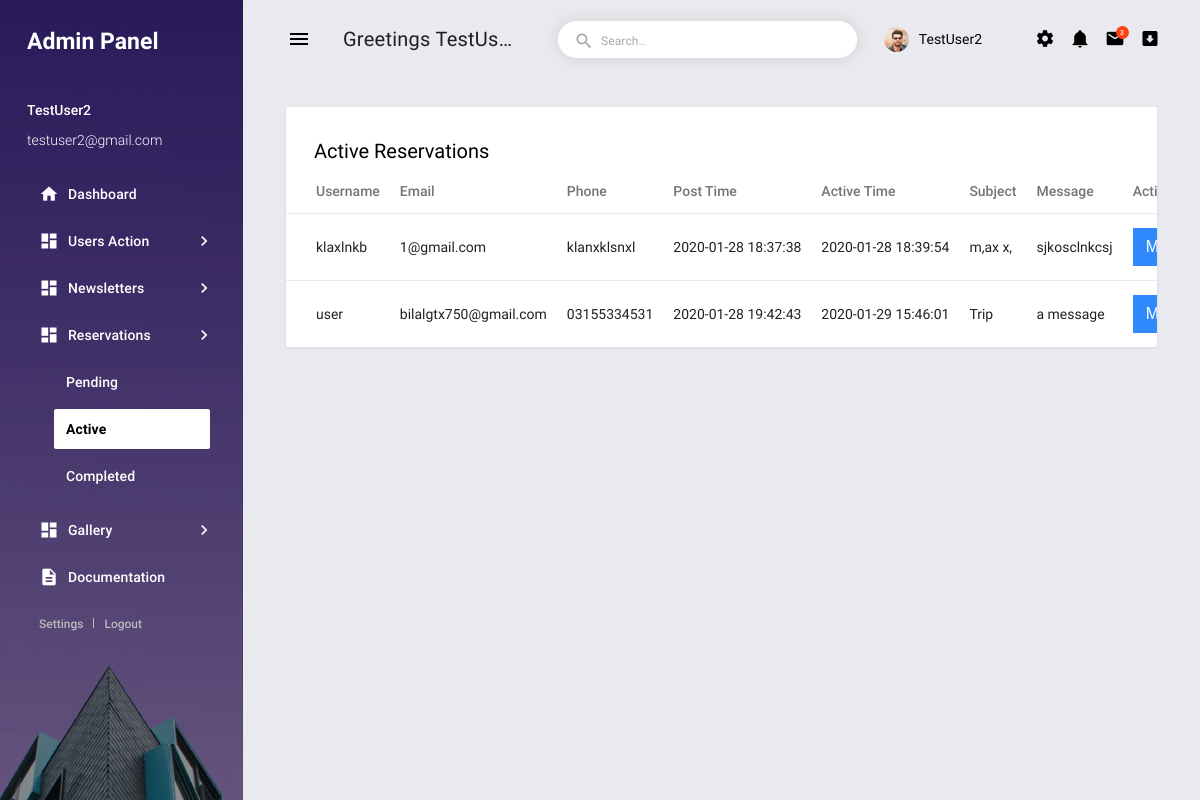
Page /code/admin/demo/reservation/reservation_active.php (signed in) on the committed database.
### tables this page shows
CREATE TABLE `reservation` (
  `Id` int(11) NOT NULL,
  `Subject` varchar(100) NOT NULL,
  `Message` varchar(500) NOT NULL,
  `Reserver_Name` varchar(100) NOT NULL,
  `Reserver_Email` varchar(200) NOT NULL,
  `Reserver_Phone` varchar(20) NOT NULL,
  `Reservation_Status` int(10) NOT NULL,
  `Time_Posted` varchar(50) NOT NULL,
  `Time_Accepted` varchar(50) NOT NULL,
  `Time_Completed` varchar(50) NOT NULL,
  `mail_bool` int(11) NOT NULL,
  `mail_time` varchar(50) NOT NULL
);

### code/admin/demo/reservation/reservation_active.php (the view, shortened to what this page needs)
<!DOCTYPE html>
<html lang="en">
<head>
<?php
  require '../connection.php';
?>
  <link rel="stylesheet" href="../../assets/vendors/mdi/css/materialdesignicons.min.css">
  <link rel="stylesheet" href="../../assets/vendors/css/vendor.bundle.base.css">
  <link rel="stylesheet" href="../../assets/css/demo/style.css">
</head>
<body>
  <div class="body-wrapper">
    <aside class="mdc-drawer mdc-drawer--dismissible mdc-drawer--open">
      <div class="mdc-drawer__header">
        <a href="../index.php" class="brand-logo">
          <h3 style="color: white;">Admin Panel</h3>
        </a>
      </div>
      <div class="mdc-drawer__content">
        <div class="user-info">
          <p class="name"><?=$_SESSION['admin_username']?></p>
          <p class="email"><?=$_SESSION['admin_email']?></p>
        </div>
        <div class="mdc-list-group">
          <nav class="mdc-list mdc-drawer-menu">
            <div class="mdc-list-item mdc-drawer-item">
              <a class="mdc-drawer-link" href="../index.php">
                <i class="material-icons mdc-list-item__start-detail mdc-drawer-item-icon" aria-hidden="true">home</i>
                Dashboard
              </a>
            </div>
            <div class="mdc-list-item mdc-drawer-item">
              <a class="mdc-expansion-panel-link" href="#" data-toggle="expansionPanel" data-target="ui-sub-menu">
                <i class="material-icons mdc-list-item__start-detail mdc-drawer-item-icon" aria-hidden="true">dashboard</i>
                Users Action
                <i class="mdc-drawer-arrow material-icons">chevron_right</i>
              </a>
            </div>
            <div class="mdc-list-item mdc-drawer-item">
              <a class="mdc-expansion-panel-link" href="#" data-toggle="expansionPanel" data-target="ui-sub-menu1">
                <i class="material-icons mdc-list-item__start-detail mdc-drawer-item-icon" aria-hidden="true">dashboard</i>
                Newsletters
                <i class="mdc-drawer-arrow material-icons">chevron_right</i>
              </a>
            </div>
            <div class="mdc-list-item mdc-drawer-item">
              <a class="mdc-expansion-panel-link" href="#" data-toggle="expansionPanel" data-target="ui-sub-menu2">
                <i class="material-icons mdc-list-item__start-detail mdc-drawer-item-icon" aria-hidden="true">dashboard</i>
                Reservations
                <i class="mdc-drawer-arrow material-icons">chevron_right</i>
              </a>
              <div class="mdc-expansion-panel" id="ui-sub-menu2">
                <nav class="mdc-list mdc-drawer-submenu">
                  <div class="mdc-list-item mdc-drawer-item">
                    <a class="mdc-drawer-link" href="reservation_pending.php">
                      Pending
                    </a>
                  </div>
                  <div class="mdc-list-item mdc-drawer-item">
                    <a class="mdc-drawer-link" href="reservation_active.php">
                      Active
                    </a>
                  </div>
                  <div class="mdc-list-item mdc-drawer-item">
                    <a class="mdc-drawer-link" href="reservation_completed.php">
                      Completed
                    </a>
                  </div>
                </nav>
              </div>
            </div>
            <div class="mdc-list-item mdc-drawer-item">
              <a class="mdc-expansion-panel-link" href="#" data-toggle="expansionPanel" data-target="ui-sub-menu3">
                <i class="material-icons mdc-list-item__start-detail mdc-drawer-item-icon" aria-hidden="true">dashboard</i>
                Gallery
                <i class="mdc-drawer-arrow material-icons">chevron_right</i>
              </a>
            </div>
            <div class="mdc-list-item mdc-drawer-item">
              <a class="mdc-drawer-link" href="https://www.bootstrapdash.com/demo/material-admin-free/jquery/documentation/documentation.html" target="_blank">
                <i class="material-icons mdc-list-item__start-detail mdc-drawer-item-icon" aria-hidden="true">description</i>
                Documentation
              </a>
            </div>
          </nav>
        </div>
        <div class="profile-actions">
          <a href="javascript:;">Settings</a>
          <a href="../logout_admin.php">Logout</a>
        </div>
      </div>
    </aside>
    <div class="main-wrapper mdc-drawer-app-content">
      <header class="mdc-top-app-bar">
        <div class="mdc-top-app-bar__row">
          <div class="mdc-top-app-bar__section mdc-top-app-bar__section--align-start">
            <button class="material-icons mdc-top-app-bar__navigation-icon mdc-icon-button sidebar-toggler">menu</button>
            <span class="mdc-top-app-bar__title">Greetings <?=$_SESSION['admin_username']?>!</span>
            <div class="mdc-text-field mdc-text-field--outlined mdc-text-field--with-leading-icon search-text-field d-none d-md-flex">
              <i class="material-icons mdc-text-field__icon">search</i>
              <input class="mdc-text-field__input" id="text-field-hero-input">
              <div class="mdc-notched-outline">
                <div class="mdc-notched-outline__leading"></div>
                <div class="mdc-notched-outline__notch">
                  <label for="text-field-hero-input" class="mdc-floating-label">Search..</label>
                </div>
                <div class="mdc-notched-outline__trailing"></div>
              </div>
            </div>
          </div>
          <div class="mdc-top-app-bar__section mdc-top-app-bar__section--align-end mdc-top-app-bar__section-right">
            <div class="menu-button-container menu-profile d-none d-md-block">
              <button class="mdc-button mdc-menu-button">
                <span class="d-flex align-items-center">
                  <span class="figure">
                    <img src="../../assets/images/faces/face1.jpg" alt="user" class="user">
                  </span>
                  <span class="user-name"><?=$_SESSION['admin_username']?></span>
                </span>
              </button>
            </div>
            <div class="menu-button-container d-none d-md-block">
              <button class="mdc-button mdc-menu-button">
                <i class="mdi mdi-settings"></i>
              </button>
            </div>
            <div class="menu-button-container">
              <button class="mdc-button mdc-menu-button">
                <i class="mdi mdi-bell"></i>
              </button>
            </div>
            <div class="menu-button-container">
              <button class="mdc-button mdc-menu-button">
                <i class="mdi mdi-email"></i>
                <span class="count-indicator">
                  <span class="count">3</span>
                </span>
              </button>
            </div>
            <div class="menu-button-container d-none d-md-block">
              <button class="mdc-button mdc-menu-button">
                <i class="mdi mdi-arrow-down-bold-box"></i>
              </button>
            </div>
          </div>
        </div>
      </header>
      <div class="page-wrapper mdc-toolbar-fixed-adjust">
        <main class="content-wrapper">
          <div class="mdc-layout-grid">
            <div class="mdc-layout-grid__inner">
              <div class="mdc-layout-grid__cell stretch-card mdc-layout-grid__cell--span-12">
                <div class="mdc-card p-0">
                  <h6 class="card-title card-padding pb-0">Active Reservations</h6>
                  <div class="table-responsive">
                    <table class="table table-hoverable">
                      <thead>
                        <tr>
                          <th class="text-left">Username</th>
                          <th class="text-left">Email</th>
                          <th class="text-left">Phone</th>
                          <th class="text-left">Post Time</th>
                          <th class="text-left">Active Time</th>
                          <th class="text-left">Subject</th>
                          <th class="text-left"><div style="float: left;white-space: pre-line;">Message</div></th>
                          <th class="text-left">Action</th>
                        </tr>
                      </thead>
                      <tbody>
<?php
$sqlqueryadmin10 = "SELECT * FROM reservation WHERE Reservation_Status='1' AND Time_Completed='' /*AND Time_Accepted!==''*/";
$ressqlqueryadmin10 =mysqli_query($conn,$sqlqueryadmin10);
if($ressqlqueryadmin10){
  while($row=mysqli_fetch_array($ressqlqueryadmin10)){
    $id=$row['Id'];
    $username=$row['Reserver_Name'];
    $email=$row['Reserver_Email'];
    $phone=$row['Reserver_Phone'];
    $subject=$row['Subject'];
    $message=$row['Message'];
    $time_posted=$row['Time_Posted'];
    $time_accepted=$row['Time_Accepted'];
    $action='<form action="" method="post" class="reserver">
              <input type="hidden" name="idd" value="'.$id.'">
              <input type="hidden" name="timeposted" value="'.$time_posted.'">
              <input type="hidden" name="markcomplete" value="'.$email.'">
              <input type="submit" class="btn btn-primary" name="checkerbutton" value="Mask As Completed">
            </form>';
?>
                        <tr id="<?=$id?>">
                          <td class="text-left"><?=$username?></td>
                          <td class="text-left"><?=$email?></td>
                          <td class="text-left"><?=$phone?></td>
                          <td class="text-left"><?=$time_posted?></td>
                          <td class="text-left"><?=$time_accepted?></td>
                          <td class="text-left"><?=$subject?></td>
                          <td class="text-left" ><div style="float: left;white-space: pre-line;"><?=$message?></div></td>
                          <td class="text-left"><?=$action?></td>
                        </tr>
<?php
  }
}
?>
                      </tbody>
                    </table>
                  </div>
                </div>
              </div>
            </div>
          </div>
        </main>
      </div>
    </div>
  </div>
</body>
</html>

### code/admin/demo/reservation/reservation_active.php (style rules this page uses)
.btn { border-radius: 0; display: inline-block; font-weight: 400; text-align: center; white-space: nowrap; vertical-align: middle; user-select: none; border: 1px solid transparent; padding: 0.375rem 0.75rem; font-size: 1rem; line-height: 1.5; transition: color 0.15s ease-in-out, background-color 0.15s ease-in-out, border-color 0.15s ease-in-out, box-shadow 0.15s ease-in-out, -webkit-box-shadow 0.15s ease-in-out; font-family: sans-serif; }
.btn-primary { color: #fff; background-color: #2f89fc; border-color: #2f89fc; }

### rows in the picture
reservation: Reserver_Name "klaxlnkb", Reserver_Email "1@gmail.com", Reserver_Phone "klanxklsnxl", Time_Posted "2020-01-28 18:37:38", Time_Accepted "2020-01-28 18:39:54", Subject "m,ax x,", Message "sjkosclnkcsj"
reservation: Reserver_Name "user", Reserver_Email "bilalgtx750@gmail.com", Reserver_Phone "03155334531", Time_Posted "2020-01-28 19:42:43", Time_Accepted "2020-01-29 15:46:01", Subject "Trip", Message "a message"

### other values in the picture
$_SESSION['admin_username'] "TestUser2"
$_SESSION['admin_email'] "testuser2@gmail.com"
$_SESSION['admin_username'] "TestUs…"
